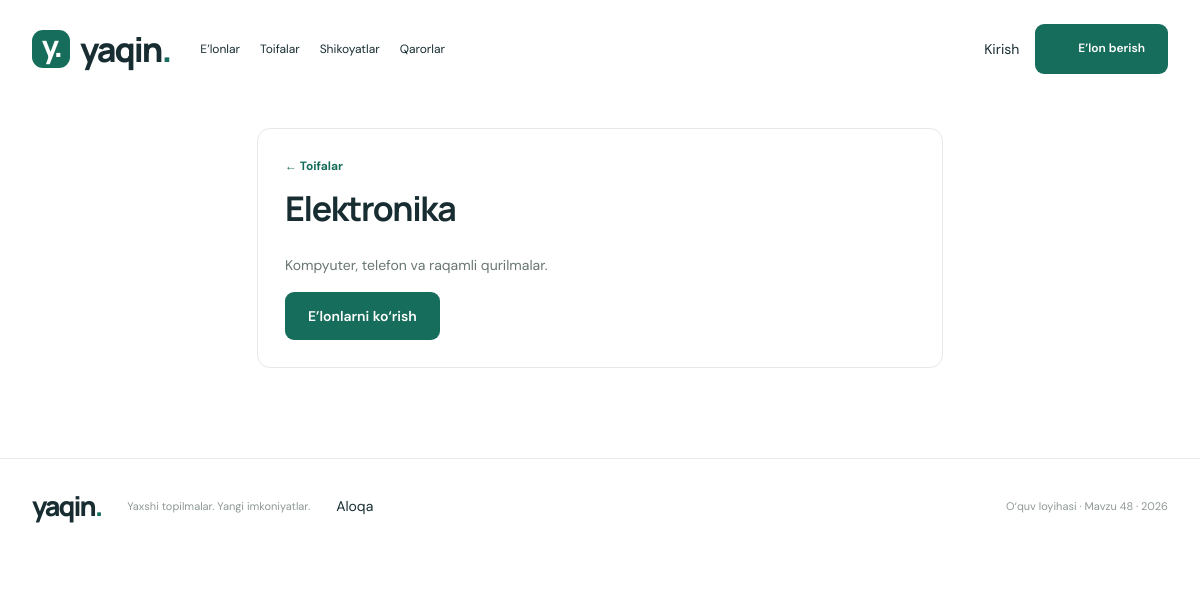
The page /index.php?route=category&id=2 on the database its author committed.
### tables this page shows
CREATE TABLE IF NOT EXISTS categories (id BIGINT UNSIGNED AUTO_INCREMENT PRIMARY KEY,name VARCHAR(80) NOT NULL UNIQUE,description VARCHAR(500) NOT NULL,created_at DATETIME NOT NULL DEFAULT CURRENT_TIMESTAMP);

### app/Core/Controller.php (called while the page is built, shortened)
<?php
abstract class Controller {
 protected Store $store;protected ?array $user;
 public function __construct(){ $this->store=new Store();$this->user=isset($_SESSION['uid'])?$this->store->find('users',(int)$_SESSION['uid']):null; }
 protected function id(string $key='id',bool $post=false):int{$v=filter_var(($post?$_POST:$_GET)[$key]??null,FILTER_VALIDATE_INT,['options'=>['min_range'=>1]]);if(!$v)throw new HttpError(422,'Yozuv identifikatori noto‘g‘ri.');return $v;}
 protected function view(string $view,array $data=[]):void{extract($data,EXTR_SKIP);$user=$this->user;$title=$data['title']??'Yaqin — e’lonlar va xizmatlar';ob_start();require dirname(__DIR__).'/Views/'.$view.'.php';$content=ob_get_clean();require dirname(__DIR__).'/Views/layout.php';}
}

### app/Controllers/CatalogController.php (called while the page is built, shortened)
<?php
final class CatalogController extends Controller {
 public function category():void{$item=$this->store->find('categories',$this->id());if(!$item)throw new HttpError(404,'Toifa topilmadi.');$this->view('category',['title'=>$item['name'],'item'=>$item]);}
}

### public/index.php (called while the page is built, shortened)
<?php
require dirname(__DIR__).'/app/Core/helpers.php';
spl_autoload_register(function($class){$prefix='App\\';if(str_starts_with($class,$prefix)){$p=dirname(__DIR__).'/app/'.str_replace('\\','/',substr($class,4)).'.php';if(is_file($p))require $p;}});
require dirname(__DIR__).'/app/Core/Controller.php';
$routes=['listings'=>['CatalogController','index'],'listing'=>['CatalogController','show'],'listing-form'=>['CatalogController','form'],'listing-save'=>['CatalogController','save'],'listing-delete'=>['CatalogController','delete'],'listing-extend'=>['CatalogController','extend'],'listing-expire'=>['CatalogController','expire'],'categories'=>['CatalogController','categories'],'category'=>['CatalogController','category'],'category-form'=>['CatalogController','categoryForm'],'category-save'=>['CatalogController','categorySave'],'category-delete'=>['CatalogController','categoryDelete'],'complaints'=>['CatalogController','complaints'],'complaint-create'=>['CatalogController','complain'],'complaint-decide'=>['CatalogController','decide'],'decisions'=>['CatalogController','decisions'],'export'=>['CatalogController','export'],'contact'=>['CatalogController','contact'],'login'=>['AuthController','login'],'register'=>['AuthController','register'],'logout'=>['AuthController','logout'],'users'=>['AuthController','users'],'user-role'=>['AuthController','role'],'files'=>['FileController','index'],'file-upload'=>['FileController','upload'],'file-delete'=>['FileController','delete'],'file-download'=>['FileController','download']];
try{$route=is_string($_GET['route']??null)?$_GET['route']:'listings';if(!isset($routes[$route]))throw new App\Core\HttpError(404,'Bunday sahifa topilmadi.');[$class,$action]=$routes[$route];$class='App\\Controllers\\'.$class;(new $class())->$action();}
catch(Throwable $ex){$code=$ex instanceof App\Core\HttpError?$ex->status:500;http_response_code($code);if($code===405)header('Allow: POST');if($code===500)error_log('Request failed: '.$ex::class.' code '.$ex->getCode());$title='So‘rov bajarilmadi';$message=$code===500?'Texnik xato yuz berdi. Sozlamalar va baza ulanishini tekshiring.':$ex->getMessage();$user=null;ob_start();require dirname(__DIR__).'/app/Views/error.php';$content=ob_get_clean();require dirname(__DIR__).'/app/Views/layout.php';}

### config/config.php (called while the page is built, shortened)
<?php
return ['db'=>['host'=>getenv('DB_HOST')?:'127.0.0.1','port'=>getenv('DB_PORT')?:'3306','name'=>getenv('DB_NAME')?:'yaqin_course','user'=>getenv('DB_USER')?:'root','pass'=>getenv('DB_PASS')?:''], 'smtp'=>['host'=>getenv('SMTP_HOST')?:'127.0.0.1','port'=>(int)(getenv('SMTP_PORT')?:1025),'from'=>getenv('SMTP_FROM')?:'noreply@yaqin.test','to'=>getenv('SMTP_TO')?:'admin@yaqin.test']];

### app/Core/Database.php (called while the page is built, shortened)
<?php
final class Database {
 public static function connection():PDO { if(self::$pdo)return self::$pdo;$c=(require dirname(__DIR__,2).'/config/config.php')['db'];return self::$pdo=new PDO("mysql:host={$c['host']};port={$c['port']};dbname={$c['name']};charset=utf8mb4",$c['user'],$c['pass'],[PDO::ATTR_ERRMODE=>PDO::ERRMODE_EXCEPTION,PDO::ATTR_DEFAULT_FETCH_MODE=>PDO::FETCH_ASSOC,PDO::ATTR_EMULATE_PREPARES=>false]); }
}

### app/Models/Store.php (called while the page is built, shortened)
<?php
final class Store {
 public PDO $db;
 public function __construct(){$this->db=Database::connection();}
 public function run(string $sql,array $values=[]):\PDOStatement{$q=$this->db->prepare($sql);$q->execute($values);return $q;}
 public function find(string $table,int $id):?array{if(!in_array($table,['users','categories','complaints','attachments'],true))throw new \LogicException('Invalid table');return $this->run("SELECT * FROM $table WHERE id=?",[$id])->fetch()?:null;}
}

### app/Views/category.php (the view, shortened to what this page needs)
<section class="page narrow"><article class="panel"><a class="text-button" href="<?=url('categories')?>">← Toifalar</a><h1><?=e($item['name'])?></h1><p class="detail-description"><?=e($item['description'])?></p><div class="actions"><a class="primary" href="<?=url('listings',['category'=>$item['id']])?>">E’lonlarni ko‘rish</a></div></article></section>

### public/assets/styles.css (style rules this page uses)
:root { --ink:#182d32;--muted:#798384;--green:#176d5b;--cream:#f6f5ef;--line:#e7e9e5 }
* { box-sizing:border-box }
html { scroll-behavior:smooth }
body { margin:0;background:#fff;color:var(--ink);font-family:'DM Sans',Arial,sans-serif;font-size:14px }
button,a,select { -webkit-tap-highlight-color:transparent }
button,a,input,select,textarea { outline-offset:4px }
a { color:inherit;text-decoration:none }
.primary { background:var(--green);color:#fff;border-radius:9px;padding:15px 23px;font-weight:600;min-height:48px }
h1,h2,h3 { font-family:Manrope,Arial,sans-serif }
h1 { font-size:49px;line-height:1.17;letter-spacing:-2.5px;margin:17px 0 }
.text-button { color:var(--green);background:none;font-size:12px;font-weight:700 }
.detail-description { white-space:pre-wrap;line-height:1.8;color:#68766f }

### public/assets/app.css (style rules this page uses)
.page { padding:30px 32px 45px;min-height:45vh }
.page h1 { font-size:34px;letter-spacing:-1.4px;margin:15px 0 24px }
.narrow { max-width:750px;margin:auto }
.panel { padding:27px;border:1px solid var(--line);border-radius:13px;background:white }
.actions { display:flex;align-items:center;flex-wrap:wrap;gap:12px }
.detail-description { white-space:pre-wrap;overflow-wrap:anywhere }
body { overflow-wrap:break-word }

### rows shown on the page
categories: name "Elektronika", description "Kompyuter, telefon va raqamli qurilmalar."
